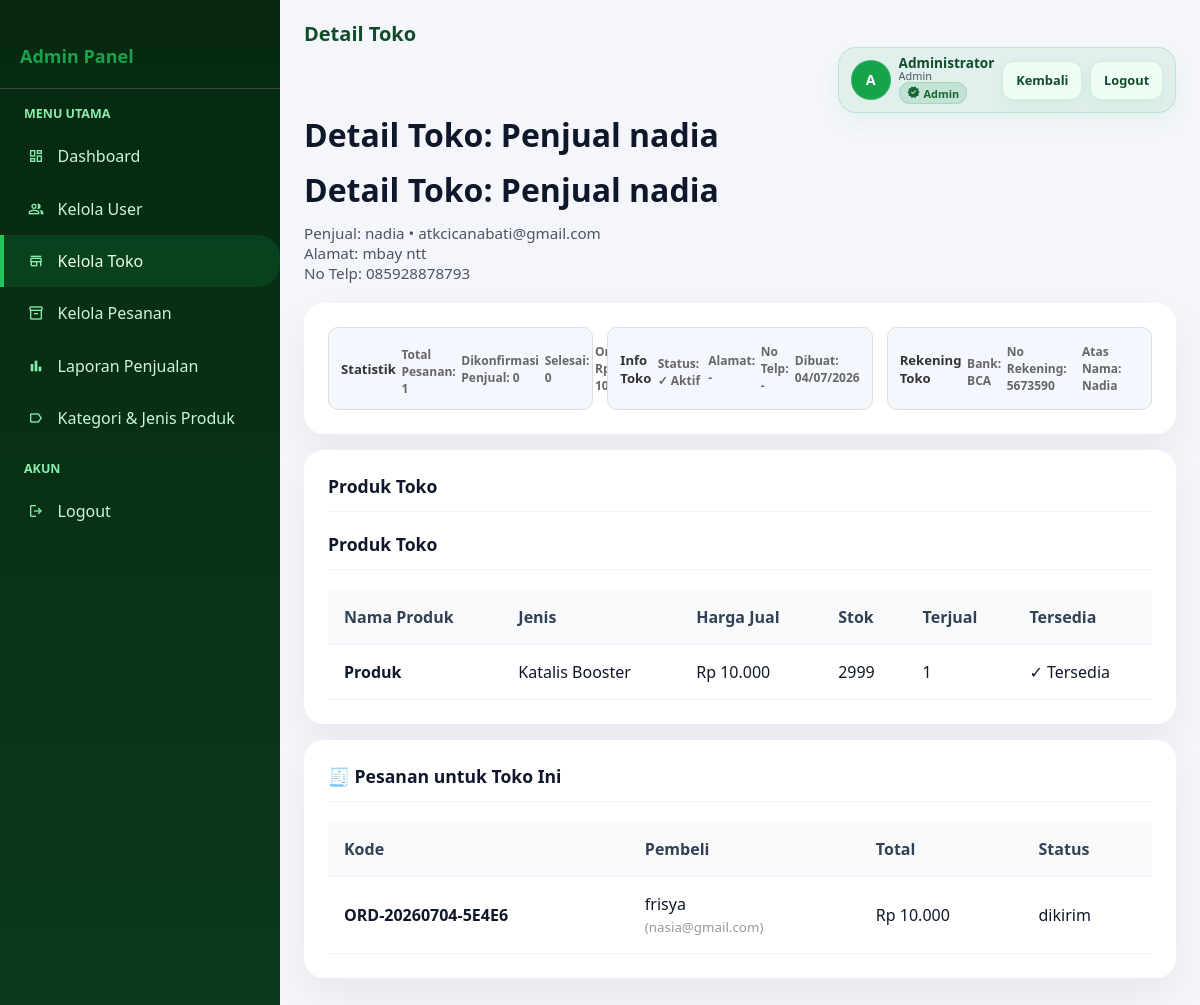
/admin/toko_detail.php?id=2 (signed in), run on the app's committed database.
### tables this page shows
CREATE TABLE `toko` (
  `id` int(10) UNSIGNED NOT NULL,
  `user_id` int(10) UNSIGNED NOT NULL,
  `nama_toko` varchar(150) NOT NULL,
  `deskripsi` text DEFAULT NULL,
  `foto_toko` varchar(255) DEFAULT NULL,
  `bank_nama` varchar(100) DEFAULT NULL,
  `no_rekening` varchar(50) DEFAULT NULL,
  `nama_rekening` varchar(150) DEFAULT NULL,
  `total_terjual` int(10) UNSIGNED NOT NULL DEFAULT 0,
  `is_active` tinyint(1) NOT NULL DEFAULT 1,
  `created_at` datetime NOT NULL DEFAULT current_timestamp(),
  `updated_at` datetime NOT NULL DEFAULT current_timestamp() ON UPDATE current_timestamp()
);

CREATE TABLE `users` (
  `id` int(10) UNSIGNED NOT NULL,
  `nama` varchar(150) NOT NULL,
  `angkatan` varchar(30) NOT NULL COMMENT 'Contoh: 2020, 2021, Alumni',
  `jenis_keanggotaan` enum('penjual','bukan_penjual') NOT NULL,
  `alamat` text NOT NULL,
  `no_telp` varchar(30) DEFAULT NULL COMMENT 'Nomor telepon pengguna',
  `email` varchar(150) NOT NULL,
  `password` varchar(255) NOT NULL COMMENT 'Bcrypt hash',
  `role` enum('admin','penjual','pembeli') NOT NULL DEFAULT 'pembeli',
  `is_active` tinyint(1) NOT NULL DEFAULT 1,
  `created_at` datetime NOT NULL DEFAULT current_timestamp(),
  `updated_at` datetime NOT NULL DEFAULT current_timestamp() ON UPDATE current_timestamp()
);

CREATE TABLE `produk` (
  `id` int(10) UNSIGNED NOT NULL,
  `toko_id` int(10) UNSIGNED NOT NULL,
  `jenis_produk_id` smallint(5) UNSIGNED NOT NULL,
  `jumlah_stok` decimal(12,2) NOT NULL DEFAULT 0.00 COMMENT 'Jumlah penjualan (liter/kg)',
  `harga_jual` decimal(15,2) NOT NULL DEFAULT 0.00 COMMENT 'Harga per liter/kg, tidak termasuk ongkir',
  `deskripsi` text DEFAULT NULL,
  `foto_produk` varchar(255) DEFAULT NULL,
  `is_tersedia` tinyint(1) NOT NULL DEFAULT 1,
  `created_at` datetime NOT NULL DEFAULT current_timestamp(),
  `updated_at` datetime NOT NULL DEFAULT current_timestamp() ON UPDATE current_timestamp()
);

CREATE TABLE `jenis_produk` (
  `id` smallint(5) UNSIGNED NOT NULL,
  `kategori_id` tinyint(3) UNSIGNED NOT NULL,
  `nama_jenis` varchar(100) NOT NULL,
  `satuan` enum('liter','kg') NOT NULL
);

CREATE TABLE `pesanan` (
  `id` int(10) UNSIGNED NOT NULL,
  `kode_pesanan` varchar(30) NOT NULL COMMENT 'Format: ORD-YYYYMMDD-XXXXX',
  `pembeli_id` int(10) UNSIGNED NOT NULL,
  `toko_id` int(10) UNSIGNED NOT NULL,
  `total_harga` decimal(15,2) NOT NULL DEFAULT 0.00,
  `ongkir` decimal(15,2) NOT NULL DEFAULT 0.00,
  `grand_total` decimal(15,2) NOT NULL DEFAULT 0.00,
  `alamat_kirim` text NOT NULL,
  `catatan` text DEFAULT NULL,
  `status` enum('menunggu_konfirmasi','dikonfirmasi','diproses','dikirim','selesai','dibatalkan') NOT NULL DEFAULT 'menunggu_konfirmasi',
  `metode_bayar` enum('transfer','cod','ewallet') NOT NULL DEFAULT 'transfer',
  `bukti_bayar` varchar(255) DEFAULT NULL,
  `created_at` datetime NOT NULL DEFAULT current_timestamp(),
  `updated_at` datetime NOT NULL DEFAULT current_timestamp() ON UPDATE current_timestamp(),
  `bukti_pembayaran` varchar(255) DEFAULT NULL COMMENT 'File bukti pembayaran untuk admin review',
  `bukti_pengiriman` varchar(255) DEFAULT NULL COMMENT 'File bukti pengiriman dari penjual',
  `admin_approval_status` enum('pending','approved','rejected') NOT NULL DEFAULT 'pending' COMMENT 'Status persetujuan admin'
);

### Koneksi.php (called while the page is built, shortened)
<?php
function format_rupiah($nominal) {
    return "Rp " . number_format($nominal, 0, ',', '.');
}
?>

### admin/toko_detail.php (the view, shortened to what this page needs)
<?php
include '../Koneksi.php';
$toko_id = isset($_GET['id']) ? (int)$_GET['id'] : 0;
$toko = mysqli_fetch_assoc(mysqli_query($koneksi, "
    SELECT t.*,
           u.nama AS penjual_nama,
           u.email AS penjual_email,
           u.alamat AS penjual_alamat,
           u.no_telp AS penjual_no_telp,
           u.angkatan AS penjual_angkatan
    FROM toko t
    JOIN users u ON t.user_id = u.id
    WHERE t.id = {$toko_id}
    LIMIT 1
"));
$stats = mysqli_fetch_assoc(mysqli_query($koneksi, "
    SELECT
        COUNT(*) AS total_pesanan,
        SUM(CASE WHEN p.status = 'dikonfirmasi' THEN 1 ELSE 0 END) AS total_dikonfirmasi,
        SUM(CASE WHEN p.status = 'selesai' OR p.status = 'completed' OR p.status = 'dibayar' THEN 1 ELSE 0 END) AS total_selesai,
        COALESCE(SUM(p.grand_total),0) AS total_omzet
    FROM pesanan p
    WHERE p.toko_id = {$toko_id}
"));
$stats = $stats ?: ['total_pesanan'=>0,'total_selesai'=>0,'total_dikonfirmasi'=>0,'total_omzet'=>0];
$produk = mysqli_query($koneksi, "
    SELECT pr.*,
           jp.nama_jenis,
           jp.satuan,
           (
               SELECT COALESCE(SUM(dp.jumlah),0)
               FROM detail_pesanan dp
               WHERE dp.produk_id = pr.id
           ) AS terjual_jumlah
    FROM produk pr
    JOIN jenis_produk jp ON pr.jenis_produk_id = jp.id
    WHERE pr.toko_id = {$toko_id}
    ORDER BY pr.created_at DESC
");
$pesanan = mysqli_query($koneksi, "
    SELECT p.*,
           u.nama AS pembeli_nama,
           u.email AS pembeli_email
    FROM pesanan p
    JOIN users u ON p.pembeli_id = u.id
    WHERE p.toko_id = {$toko_id}
    ORDER BY p.created_at DESC
");
?>
<!DOCTYPE html>
<html>
<head>
    <link rel="stylesheet" href="../admin/Style.css">
</head>
<body>
<div class="wrapper">
    <div class="sidebar">
        <div style="padding: 20px; border-bottom: 1px solid #444;">
            <h3 style="color: #16a34a; font-size: 18px;">Admin Panel</h3>
        </div>
        <ul class="sidebar-menu">
            <li class="sidebar-title">Menu Utama</li>
            <li><a href="index.php"><span class="material-symbols-outlined icon">dashboard</span> Dashboard</a></li>
            <li><a href="users.php"><span class="material-symbols-outlined icon">people</span> Kelola User</a></li>
            <li><a href="kelola_toko.php" class="active"><span class="material-symbols-outlined icon">store</span> Kelola Toko</a></li>
            <li><a href="kelola_pesanan.php"><span class="material-symbols-outlined icon">inventory_2</span> Kelola Pesanan</a></li>
            <li><a href="laporan_penjualan.php"><span class="material-symbols-outlined icon">bar_chart</span> Laporan Penjualan</a></li>
            <li><a href="kelola_kategori.php"><span class="material-symbols-outlined icon">label</span> Kategori & Jenis Produk</a></li>
            <li class="sidebar-title">Akun</li>
            <li><a href="../auth/logout.php"><span class="material-symbols-outlined icon">logout</span> Logout</a></li>
        </ul>
    </div>
    <div class="main-content">
        <div class="navbar">
            <div class="navbar-brand">Detail Toko</div>
            <div class="navbar-right">
                <div class="navbar-user">
                    <div class="avatar">
                        <?php if (!empty($_SESSION['avatar']) && file_exists(__DIR__ . '/../uploads/' . $_SESSION['avatar'])): ?>
                            <img src="../uploads/<?php echo htmlspecialchars($_SESSION['avatar']); ?>" alt="avatar">
                        <?php else: ?>
                            <span class="avatar-initials"><?php echo strtoupper(substr(trim($_SESSION['nama'] ?? 'A'),0,1)); ?></span>
                        <?php endif; ?>
                    </div>
                    <div class="user-info">
                        <div class="user-name"><?php echo htmlspecialchars($_SESSION['nama'] ?? 'Admin'); ?></div>
                        <div class="user-role"><span class="badge <?php echo 'badge-' . (strtolower($_SESSION['role'] ?? 'admin')); ?>"><?php echo htmlspecialchars(ucfirst($_SESSION['role'] ?? 'Admin')); ?></span></div>
                    </div>
                    <div class="navbar-links">
                        <a href="kelola_toko.php" class="btn btn-sm">Kembali</a>
                        <a href="../auth/logout.php" class="btn btn-danger btn-sm">Logout</a>
                    </div>
                </div>
            </div>
        </div>
        <h1 class="page-title">Detail Toko: <?php echo htmlspecialchars($toko['nama_toko'] ?? ''); ?></h1>
            <h1 class="page-title">Detail Toko: <?php echo htmlspecialchars($toko['nama_toko'] ?? ''); ?></h1>
        <p class="page-subtitle">
            Penjual: <?php echo htmlspecialchars($toko['penjual_nama'] ?? ''); ?> • <?php echo htmlspecialchars($toko['penjual_email'] ?? ''); ?>
            <?php if (!empty($toko['penjual_alamat'])) { ?>
                <br>Alamat: <?php echo htmlspecialchars($toko['penjual_alamat']); ?>
            <?php } ?>
            <?php if (!empty($toko['penjual_no_telp'])) { ?>
                <br>No Telp: <?php echo htmlspecialchars($toko['penjual_no_telp']); ?>
            <?php } ?>
        </p>
        <div class="card" style="margin-bottom: 16px;">
            <div class="grid" style="display:grid; grid-template-columns: repeat(auto-fit, minmax(240px, 1fr)); gap: 14px;">
                <div class="badge" style="background:#f5f7ff; color:#333; border:1px solid #ddd; padding:12px; border-radius:10px;">
                    <div style="font-weight:800;">Statistik</div>
                    <div style="font-size:12px; color:#666; margin-top:6px;">Total Pesanan: <?php echo (int)$stats['total_pesanan']; ?></div>
                    <div style="font-size:12px; color:#666;">Dikonfirmasi Penjual: <?php echo (int)$stats['total_dikonfirmasi']; ?></div>
                    <div style="font-size:12px; color:#666;">Selesai: <?php echo (int)$stats['total_selesai']; ?></div>
                    <div style="font-size:12px; color:#666;">Omzet: <?php echo format_rupiah($stats['total_omzet'] ?? 0); ?></div>
                </div>
                <div class="badge" style="background:#f5f7ff; color:#333; border:1px solid #ddd; padding:12px; border-radius:10px;">
                    <div style="font-weight:800;">Info Toko</div>
                    <div style="font-size:12px; color:#666; margin-top:6px;">Status: <?php echo !empty($toko['is_active']) ? '✓ Aktif' : '✗ Nonaktif'; ?></div>
                    <div style="font-size:12px; color:#666;">Alamat: <?php echo htmlspecialchars($toko['alamat'] ?? '-'); ?></div>
                    <div style="font-size:12px; color:#666;">No Telp: <?php echo htmlspecialchars($toko['no_telp'] ?? ($toko['telp'] ?? '-')); ?></div>
                    <div style="font-size:12px; color:#666;">Dibuat: <?php echo !empty($toko['created_at']) ? date('d/m/Y', strtotime($toko['created_at'])) : '-'; ?></div>
                </div>
                <div class="badge" style="background:#f5f7ff; color:#333; border:1px solid #ddd; padding:12px; border-radius:10px;">
                    <div style="font-weight:800;">Rekening Toko</div>
                    <div style="font-size:12px; color:#666; margin-top:6px;">Bank: <?php echo htmlspecialchars($toko['bank_nama'] ?? '-'); ?></div>
                    <div style="font-size:12px; color:#666;">No Rekening: <?php echo htmlspecialchars($toko['no_rekening'] ?? '-'); ?></div>
                    <div style="font-size:12px; color:#666;">Atas Nama: <?php echo htmlspecialchars($toko['nama_rekening'] ?? '-'); ?></div>
                </div>
            </div>
        </div>
        <div class="card" style="margin-bottom: 16px;">
            <div class="card-header">Produk Toko</div>
                <div class="card-header">Produk Toko</div>
            <div style="overflow-x:auto;">
                <table class="table">
                    <thead>
                        <tr>
                            <th>Nama Produk</th>
                            <th>Jenis</th>
                            <th>Harga Jual</th>
                            <th>Stok</th>
                            <th>Terjual</th>
                            <th>Tersedia</th>
                        </tr>
                    </thead>
                    <tbody>
                        <?php if (mysqli_num_rows($produk) === 0) { ?>
                            <tr><td colspan="6" style="text-align:center;color:#999;padding:20px;">Produk tidak ditemukan.</td></tr>
                        <?php } else { while ($p = mysqli_fetch_assoc($produk)) { ?>
                            <tr>
                                <td><strong><?php echo htmlspecialchars($p['nama_produk'] ?? $p['nama'] ?? 'Produk'); ?></strong></td>
                                <td><?php echo htmlspecialchars($p['nama_jenis'] ?? '-'); ?></td>
                                <td><?php echo format_rupiah($p['harga_jual'] ?? 0); ?></td>
                                <td><?php echo (int)($p['jumlah_stok'] ?? 0); ?></td>
                                <td><?php echo (int)($p['terjual_jumlah'] ?? 0); ?></td>
                                <td><?php echo !empty($p['is_tersedia']) ? '✓ Tersedia' : '✗ Tidak' ?></td>
                            </tr>
                        <?php } } ?>
                    </tbody>
                </table>
            </div>
        </div>
        <div class="card">
            <div class="card-header">🧾 Pesanan untuk Toko Ini</div>
            <div style="overflow-x:auto;">
                <table class="table">
                    <thead>
                        <tr>
                            <th>Kode</th>
                            <th>Pembeli</th>
                            <th>Total</th>
                            <th>Status</th>
                        </tr>
                    </thead>
                    <tbody>
                        <?php if (mysqli_num_rows($pesanan) === 0) { ?>
                            <tr><td colspan="4" style="text-align:center;color:#999;padding:20px;">Belum ada pesanan.</td></tr>
                        <?php } else { while ($ps = mysqli_fetch_assoc($pesanan)) { ?>
                            <tr>
                                <td><strong><?php echo htmlspecialchars($ps['kode_pesanan'] ?? $ps['id']); ?></strong></td>
                                <td><?php echo htmlspecialchars($ps['pembeli_nama'] ?? ''); ?><br><small style="color:#999;">(<?php echo htmlspecialchars($ps['pembeli_email'] ?? ''); ?>)</small></td>
                                <td><?php echo format_rupiah($ps['grand_total'] ?? 0); ?></td>
                                <td><?php echo htmlspecialchars($ps['status'] ?? '-'); ?></td>
                            </tr>
                        <?php } } ?>
                    </tbody>
                </table>
            </div>
        </div>
    </div>
</div>
</body>
</html>

### data on the page
toko: nama_toko "Penjual nadia", user.nama "nadia", user.email "atkcicanabati@gmail.com", user.alamat "mbay ntt", user.no_telp "085928878793", created_at "04/07/2026", bank_nama "BCA", no_rekening "5673590", nama_rekening "Nadia"
produk: nama_produk "Produk", jenis_produk.nama_jenis "Katalis Booster", harga_jual "Rp 10.000", jumlah_stok "2999", terjual_jumlah "1", is_tersedia "✓ Tersedia"
pesanan: kode_pesanan "ORD-20260704-5E4E6", pembeli.nama "frisya", pembeli.email "nasia@gmail.com", grand_total "Rp 10.000", status "dikirim"

### other printed values
substr(trim($_SESSION['nama'] ?? 'A'),0,1) "A"
$_SESSION['nama'] "Administrator"
$_SESSION['role'] "Admin"
$stats['total_pesanan'] "1"
$stats['total_dikonfirmasi'] "0"
$stats['total_selesai'] "0"
format_rupiah($stats['total_omzet'] ?? 0) "Rp…"
$toko['alamat'] "-"
$toko['no_telp'] "-"
